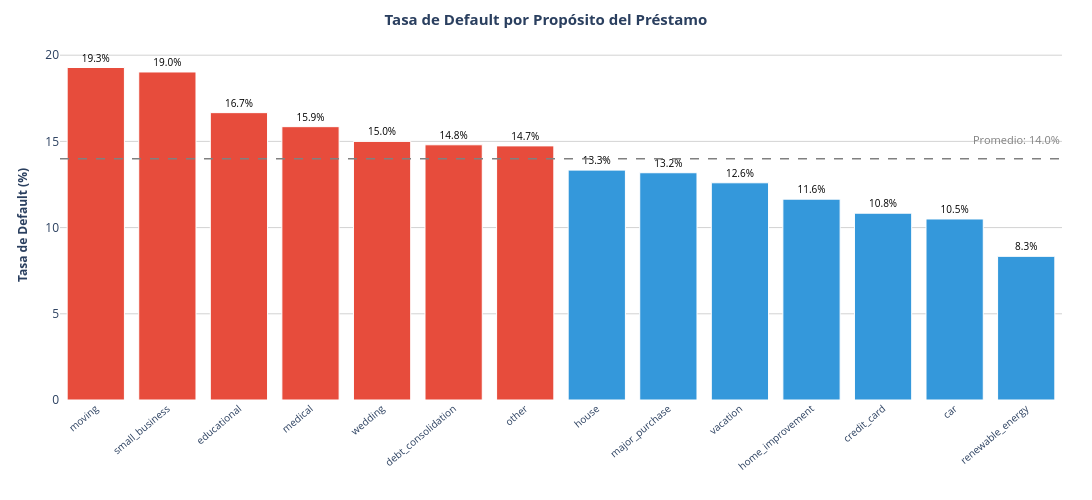

Write notebook code for a chart like this one.
### Markdown cell above
### 7.4 Tasa de Default por Proposito

El proposito del prestamo puede revelar diferencias en la intencion y capacidad
de pago. Por ejemplo, prestamos para pequenas empresas (`small_business`) suelen
tener mayor riesgo que prestamos para consolidacion de deudas o tarjetas de
credito, ya que los ingresos del negocio pueden ser mas volatiles.

### Code cell
purpose_bad = df_acc.groupby("purpose")["bad_loan"].agg(["count", "mean"])
purpose_bad["mean"] *= 100
purpose_bad = purpose_bad.sort_values("mean", ascending=False)

median_default = purpose_bad["mean"].median()
avg_default = purpose_bad["mean"].mean()
colors_p = ["#e74c3c" if v > median_default else "#3498db" for v in purpose_bad["mean"]]

fig = go.Figure()

fig.add_trace(go.Bar(
    x=purpose_bad.index,
    y=purpose_bad["mean"],
    marker=dict(color=colors_p, line=dict(color="white", width=1)),
    text=[f"{v:.1f}%" for v in purpose_bad["mean"]],
    textposition="outside",
    textfont=dict(size=10, color="black"),
    hovertemplate="<b>%{x}</b><br>Préstamos: %{customdata:,}<br>Tasa Default: %{y:.1f}%<br><extra></extra>",
    customdata=purpose_bad["count"]
))

fig.add_hline(y=avg_default, line_dash="dash", line_color="gray", line_width=1.5,
              annotation=dict(text=f"Promedio: {avg_default:.1f}%", font=dict(size=11, color="gray"),
                              xanchor="right", x=1, yshift=10))

fig.update_layout(
    title=dict(text="<b>Tasa de Default por Propósito del Préstamo</b>", font=dict(size=15), x=0.5, xanchor="center"),
    xaxis=dict(tickangle=-40, tickfont=dict(size=10), title=None),
    yaxis=dict(title=dict(text="<b>Tasa de Default (%)</b>", font=dict(size=12)), gridcolor="lightgray"),
    plot_bgcolor="white", showlegend=False,
    width=1100, height=500, margin=dict(t=50, b=100, l=60, r=30), hovermode="x"
)

fig.show()

print(f"\nPropósito con MAYOR default: {purpose_bad.index[0]} ({purpose_bad.iloc[0]['mean']:.1f}%)")
print(f"Propósito con MENOR default: {purpose_bad.index[-1]} ({purpose_bad.iloc[-1]['mean']:.1f}%)")
print(f"Diferencia: {purpose_bad.iloc[0]['mean'] - purpose_bad.iloc[-1]['mean']:.1f} puntos porcentuales")

### Figure 1 — Plotly figure (JSON) as saved in the notebook; plotly's stock layout.template omitted (floating-point values rounded to 4 significant figures)
{"data": [{"customdata": [140, 226, 6, 246, 20, 11329, 1228, 120, 440, 127, 1365, 4541, 200, 12], "hovertemplate": "<b>%{x}</b><br>Préstamos: %{customdata:,}<br>Tasa Default: %{y:.1f}%<br><extra></extra>", "marker": {"color": ["#e74c3c", "#e74c3c", "#e74c3c", "#e74c3c", "#e74c3c", "#e74c3c", "#e74c3c", "#3498db", "#3498db", "#3498db", "#3498db", "#3498db", "#3498db", "#3498db"], "line": {"color": "white", "width": 1}}, "text": ["19.3%", "19.0%", "16.7%", "15.9%", "15.0%", "14.8%", "14.7%", "13.3%", "13.2%", "12.6%", "11.6%", "10.8%", "10.5%", "8.3%"], "textfont": {"color": "black", "size": 10}, "textposition": "outside", "type": "bar", "x": ["moving", "small_business", "educational", "medical", "wedding", "debt_consolidation", "other", "house", "major_purchase", "vacation", "home_improvement", "credit_card", "car", "renewable_energy"], "y": [19.29, 19.03, 16.67, 15.85, 15.0, 14.8, 14.74, 13.33, 13.18, 12.6, 11.65, 10.83, 10.5, 8.333]}], "layout": {"annotations": [{"font": {"color": "gray", "size": 11}, "showarrow": false, "text": "Promedio: 14.0%", "x": 1, "xanchor": "right", "xref": "x domain", "y": 13.99, "yanchor": "bottom", "yref": "y", "yshift": 10}], "height": 500, "hovermode": "x", "margin": {"b": 100, "l": 60, "r": 30, "t": 50}, "plot_bgcolor": "white", "shapes": [{"line": {"color": "gray", "dash": "dash", "width": 1.5}, "type": "line", "x0": 0, "x1": 1, "xref": "x domain", "y0": 13.99, "y1": 13.99, "yref": "y"}], "showlegend": false, "title": {"font": {"size": 15}, "text": "<b>Tasa de Default por Propósito del Préstamo</b>", "x": 0.5, "xanchor": "center"}, "width": 1100, "xaxis": {"tickangle": -40, "tickfont": {"size": 10}, "title": {}}, "yaxis": {"gridcolor": "lightgray", "title": {"font": {"size": 12}, "text": "<b>Tasa de Default (%)</b>"}}}}
